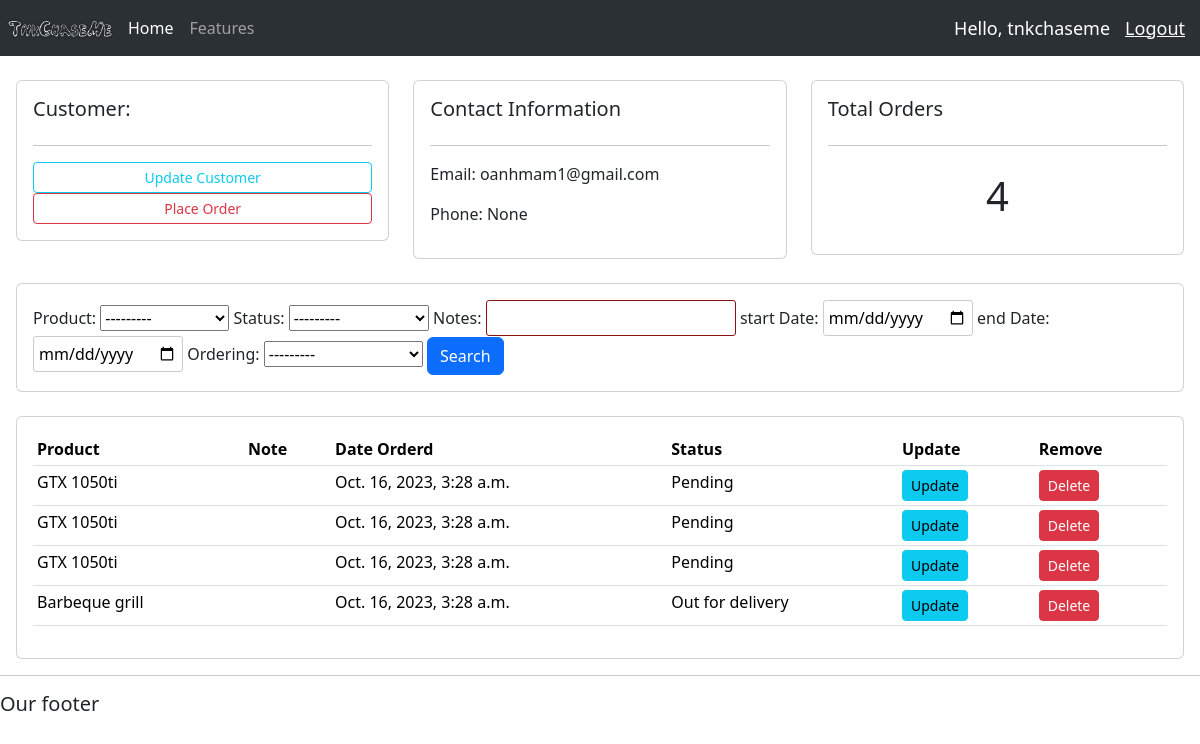
/customer/4/ (signed in), run on an earlier commit of the app's database.
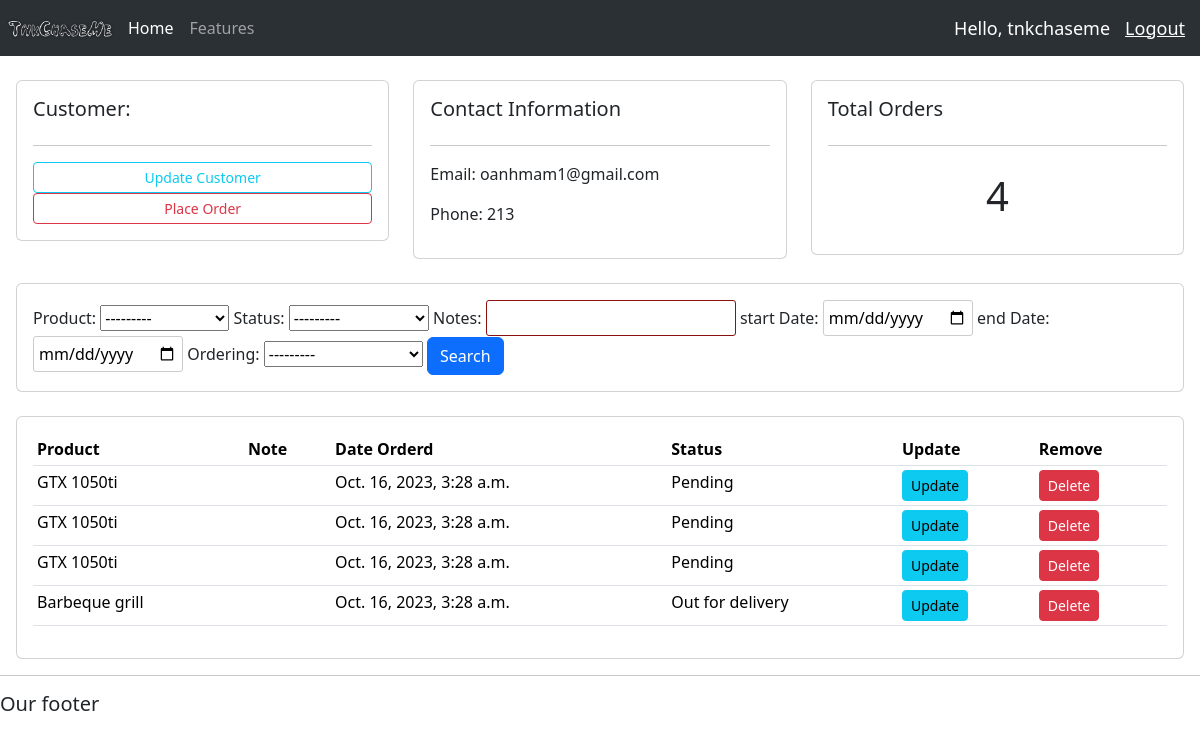
And on a later commit of the database.
### account/models.py (models this page shows, shortened)
class Customer(models.Model):
    user = models.OneToOneField(User, on_delete=models.CASCADE, null=True, blank=True)
    name = models.CharField(max_length=50, null=True)
    phone = models.CharField(max_length=100, null=True)
    email = models.CharField(max_length=100, null=True)
    profile_pic = models.ImageField(null=True, blank=True,default="profile_pic.jpg")
    date_created = models.DateTimeField(auto_now_add=True, null=True)

### account/decorators.py (the view)
        def wrapper_func(request, *args, **kwargs):
            groups = request.user.groups.all()
            if any(group.name in allowed_roles for group in groups):
                return view_func(request, *args, **kwargs)
            else:
                return HttpResponse("You are not authorized to view this page")

### account/models.py (called while the page is built)
    def __str__(self) -> str:
        return self.name

### account/views.py (called while the page is built)
@login_required()  # Decorator to ensure the user is logged in
@allow_users(allowed_roles=['admin'])  # Custom decorator to check user roles
def customer(req, customer):
    data = Customer.objects.get(id=customer)
    orders = Order.objects.filter(customer=customer)
    myFilter = OrderFilter(req.GET, queryset=orders)
    orders = myFilter.qs
    context = {
        'customer': data,
        'orders': orders,
        'order_count': orders.count(),
        'order_filter': myFilter
    }
    return render(req, 'accounts/customers.html', context)

### account/templates/accounts/customers.html
{% extends 'accounts/utility/base.html' %}
{% block content %}
    <br>
    <div class="row">
        <div class="col-md">
            <div class="card card-body">
                <h5>Customer:</h5>
                <hr>
                <a class="btn btn-outline-info  btn-sm btn-block" href="">Update Customer</a>
                <a class="btn btn-outline-danger  btn-sm btn-block" href="{% url 'create_order' customer.id %}">Place
                    Order</a>
            </div>
        </div>
        <div class="col-md">
            <div class="card card-body">
                <h5>Contact Information</h5>
                <hr>
                <p>Email: {{ customer.email }} </p>
                <p>Phone: {{ customer.phone }}</p>
            </div>
        </div>
        <div class="col-md">
            <div class="card card-body">
                <h5>Total Orders</h5>
                <hr>
                <h1 style="text-align: center;padding: 10px">{{ order_count }}</h1>
            </div>
        </div>
    </div>
    <br>
    <div class="row">
        <div class="col">
            <div class="card card-body">
                <form method="get">
                    {{ order_filter.form }}
                    <button class="btn btn-primary" type="submit">Search</button>
                </form>
            </div>
        </div>
    </div>
    <br>
    <div class="row">
        <div class="col-md">
            <div class="card card-body">
                <table class="table table-sm">
                    <tr>
                        <th>Product</th>
                        <th>Note</th>
                        <th>Date Orderd</th>
                        <th>Status</th>
                        <th>Update</th>
                        <th>Remove</th>
                    </tr>
                    {% for order in orders %}
                        <tr>
                            <td>{{ order.product }}</td>
                            <td>{{ order.product.note }}</td>
                            <td>{{ order.date_created }}</td>
                            <td>{{ order.status }}</td>
                            <td><a class="btn btn-sm btn-info" href="{% url 'update_order' order.id %}">Update</a></td>
                            <td><a class="btn btn-sm btn-danger" href="{% url 'delete_order' order.id %}">Delete</a>
                            </td>
                        </tr>
                    {% empty %}
                        <tr>
                            <td colspan="6" style="text-align: center;">No orders available.</td>
                        </tr>
                    {% endfor %}
                </table>
            </div>
        </div>
    </div>
{% endblock %}

What changed in the data, as far as the page shows it:
changed Customer "oanhmam1@gmail.com": phone "None" → "213"
